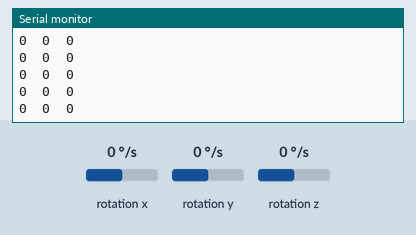
This sketch was run on a simulated Arduino Uno, built with avr-gcc and run on an emulated ATmega328P. Parts: the last lines printed to the serial monitor. Wiring (inferred from the names in the program): L3G4200D gyroscope at I2C address 0x69. Inputs (shaded band) come from the test bench; at power-on: rotation x 0 °/s, rotation y 0 °/s, rotation z 0 °/s.

Above: at 3.2 s.
3.3 s: rotation x set to -192 °/s
At 4.2 s:
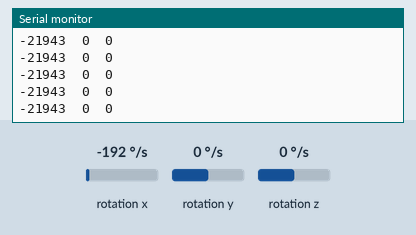
6.3 s: rotation x set to 100 °/s
At 7.2 s:
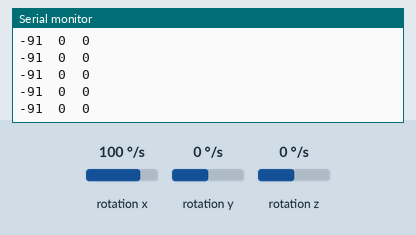
9.3 s: rotation y set to -192 °/s
At 10.1 s:
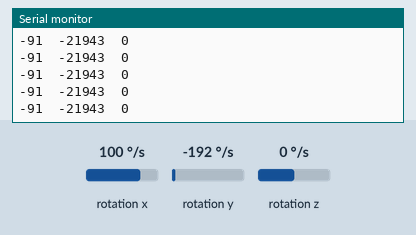
10.8 s: rotation z set to -192 °/s
At 11.8 s:
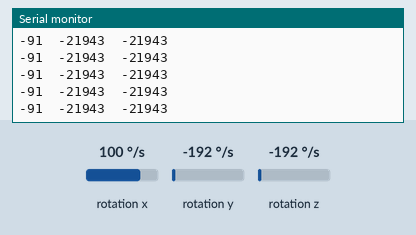
Timing chart, 0 to 13.3 s (numbered marks = the images above; inputs shaded):
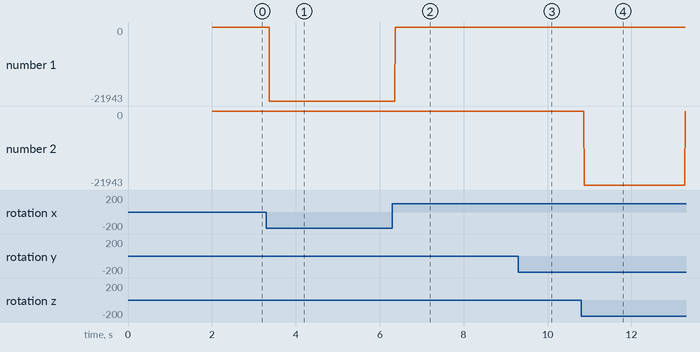

Measured:
- after the input at 3.3 s, the serial monitor: prints a new line after 0.07 s (image 1)
- after the input at 6.3 s, the serial monitor: prints a new line after 0.07 s (image 2)
- after the input at 9.3 s, the serial monitor: prints a new line after 0.07 s (image 3)
- after the input at 10.8 s, the serial monitor: prints a new line after 0.07 s (image 4)
- plotted number 1: 0 → -21943 after the input at 3.3 s, -21943 → -91 after the input at 6.3 s
- plotted number 2: 0 → -2 after the input at 10.8 s

The sketch:

gyroscope.ino
```cpp
#include <L3G4200D.h>
#include <Wire.h>

L3G4200D g(L3G4200D_ADDRESS_1);

void setup() {
  Wire.begin();
  Serial.begin(9600);

  //the begin method must be called after the Wire library has been initialized
  g.begin(DR_100HZ, BW_00, X_EN | X_EN | Z_EN);

  //wait for some time until the gyroscope has initialized
  delay(2000);
}

void loop() {
  short xacc = g.x_rotation();
  short yacc = g.y_rotation();
  short zacc = g.z_rotation();

  Serial.print(xacc);
  Serial.print('\t');
  Serial.print(yacc);
  Serial.print('\t');
  Serial.print(zacc);
  Serial.print('\n');
}
```
